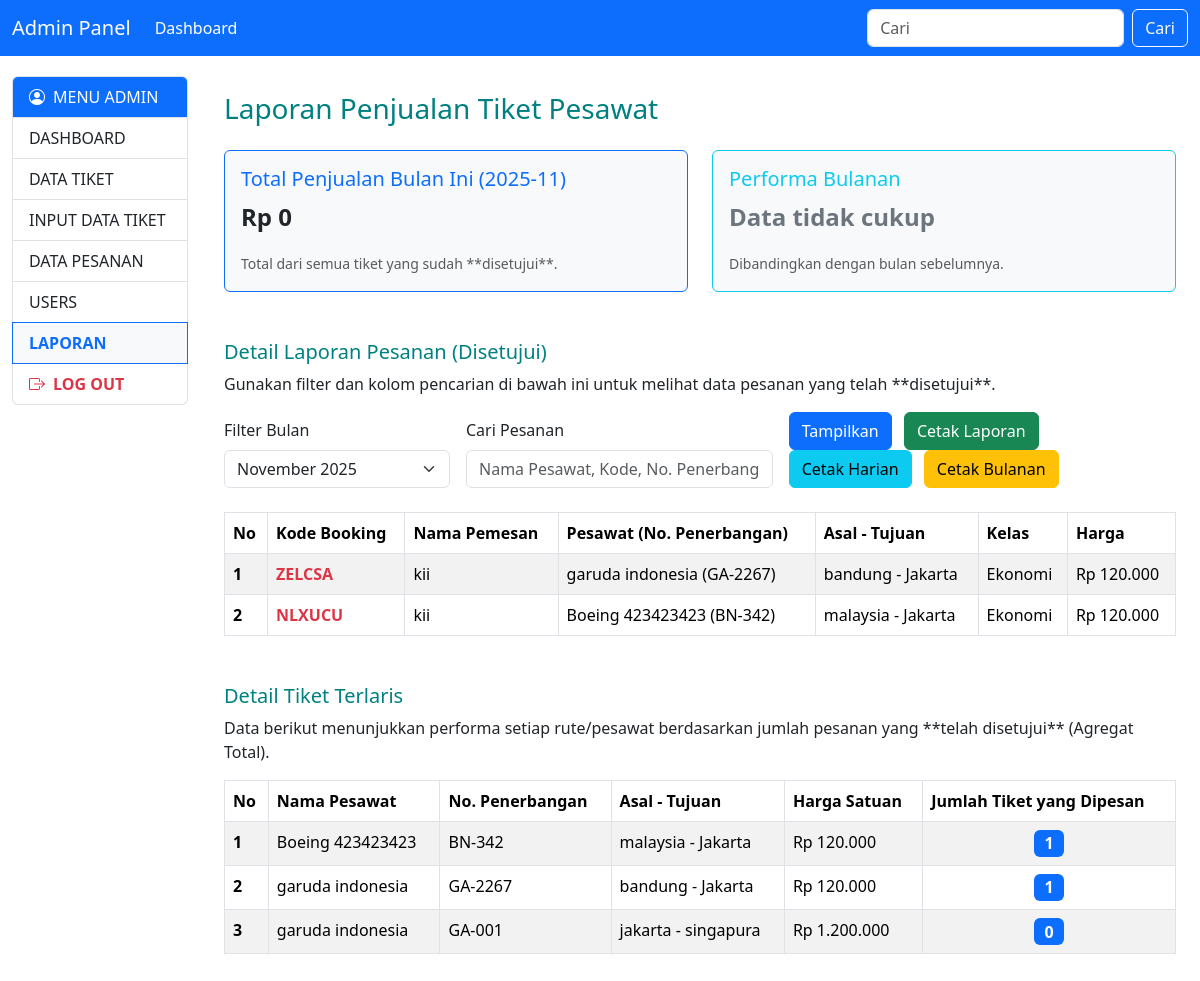
Page /admin?page=laporan (signed in) on the earlier database version.
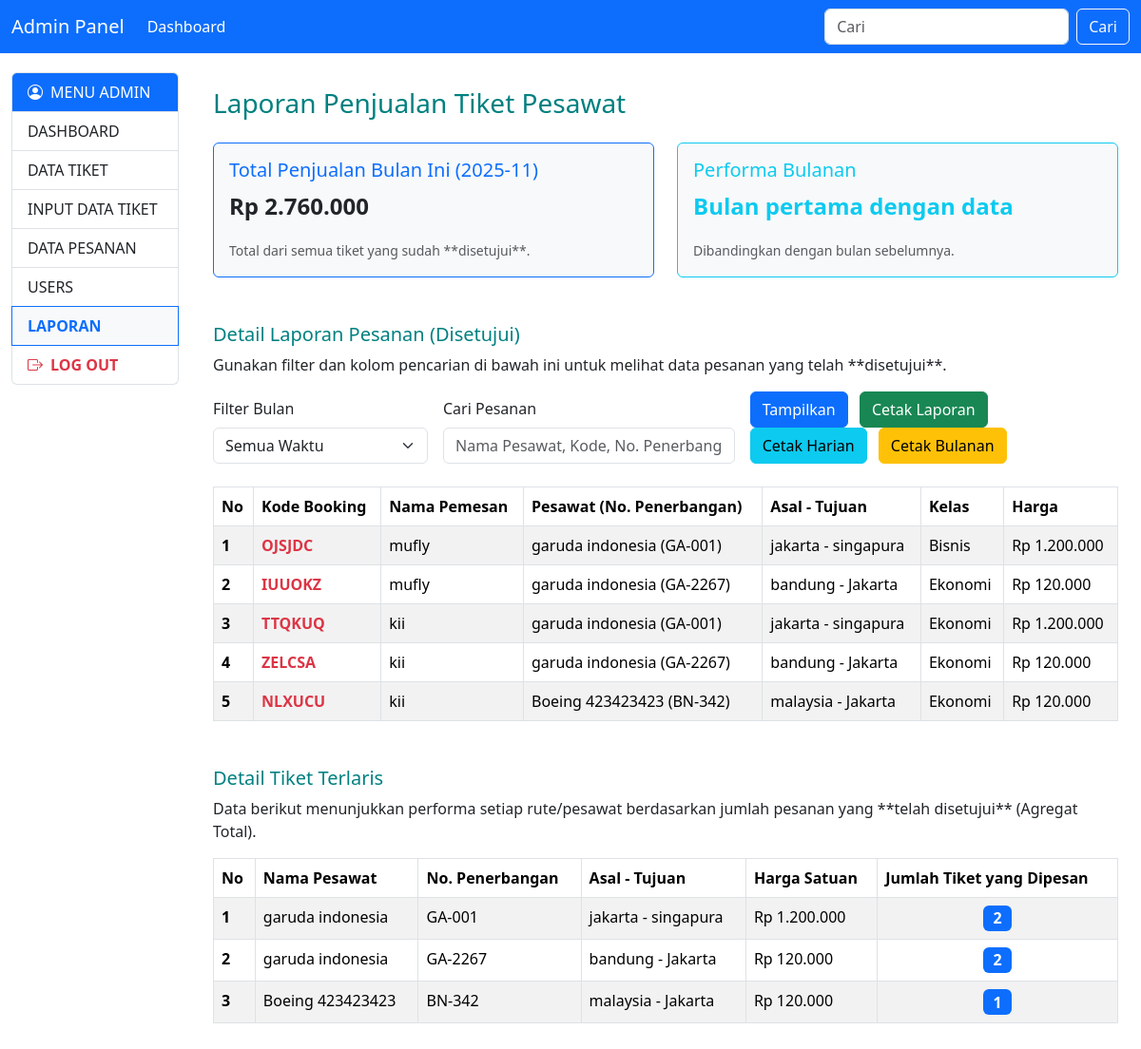
Same page on the later database version.
### tables this page shows
CREATE TABLE `bookings` (
  `id` int NOT NULL,
  `id_pesawat` int NOT NULL,
  `id_user` int NOT NULL,
  `kode` varchar(50) NOT NULL,
  `status` enum('disetujui','menunggu') NOT NULL,
  `kelas` enum('ekonomi','bisnis','first class') NOT NULL,
  `jumlah` int NOT NULL DEFAULT '1',
  `total_harga` int NOT NULL DEFAULT '0',
  `created_at` timestamp NOT NULL DEFAULT CURRENT_TIMESTAMP
);

CREATE TABLE `users` (
  `id` int NOT NULL,
  `nama` varchar(50) NOT NULL,
  `username` varchar(50) NOT NULL,
  `email` varchar(50) NOT NULL,
  `no_hp` varchar(50) NOT NULL,
  `jenis_kelamin` enum('Laki-laki','Perempuan') NOT NULL,
  `tanggal_lahir` date NOT NULL,
  `alamat` text NOT NULL,
  `password` varchar(100) NOT NULL,
  `role` enum('admin','user') NOT NULL DEFAULT 'user',
  `remember_token` varchar(100) DEFAULT NULL
);

CREATE TABLE `pesawat` (
  `id` int NOT NULL,
  `nama` varchar(50) NOT NULL,
  `no_penerbangan` varchar(50) NOT NULL,
  `asal` varchar(50) NOT NULL,
  `tujuan` varchar(50) NOT NULL,
  `waktu_berangkat` time DEFAULT NULL,
  `harga` decimal(12,2) NOT NULL,
  `created_at` timestamp NOT NULL DEFAULT CURRENT_TIMESTAMP,
  `updated_at` timestamp NOT NULL DEFAULT CURRENT_TIMESTAMP,
  `waktu_tiba` time DEFAULT NULL,
  `kursi_tersedia` int NOT NULL
);

### admin/laporan.php (the view, shortened to what this page needs)
<?php
include "../koneksi.php";
include "boot.php";
$search_keyword = $_GET['search'] ?? '';
$filter_month = $_GET['month'] ?? '';
$current_month = date('Y-m');
$where_clauses = ["k.status = 'disetujui'"];
$where_sql = count($where_clauses) > 0 ? "WHERE " . implode(' AND ', $where_clauses) : "";
$current_month_sales = 0;
$previous_month_sales = 0;
$monthly_data = [];
$monthly_report_query = $mysql->query("
    SELECT
        DATE_FORMAT(k.created_at, '%Y-%m') AS bulan_tahun,
        SUM(CASE WHEN k.status = 'disetujui' THEN p.harga ELSE 0 END) AS total_penjualan
    FROM bookings k
    LEFT JOIN pesawat p ON k.id_pesawat = p.id
    WHERE k.created_at IS NOT NULL
    GROUP BY bulan_tahun
    ORDER BY bulan_tahun DESC
");
while ($row = $monthly_report_query->fetch_assoc()) {
    $monthly_data[] = $row;
}
if (count($monthly_data) > 0) {
    $current_month_sales = 0;
    $previous_month_sales = 0;
    foreach ($monthly_data as $data) {
        if ($data['bulan_tahun'] == $current_month) {
            $current_month_sales = $data['total_penjualan'];
            break;
        }
    }
}
$performance_text = "Data tidak cukup";
$performance_class = "text-secondary";
if ($previous_month_sales > 0) {
    $performance = (($current_month_sales - $previous_month_sales) / $previous_month_sales) * 100;
    $performance_text = number_format(abs($performance), 2) . "% ";
    if ($performance > 0) {
        $performance_text .= " (Naik) 📈";
        $performance_class = "text-success";
    } elseif ($performance < 0) {
        $performance_text .= " (Turun) 📉";
        $performance_class = "text-danger";
    } else {
        $performance_text .= " (Stabil) ⏸️";
        $performance_class = "text-secondary";
    }
} elseif ($current_month_sales > 0) {
    $performance_text = "Bulan pertama dengan data";
    $performance_class = "text-info";
}
$detail_report_sql = "
    SELECT
        k.id, k.kode, k.kelas, p.nama AS nama_pesawat, p.no_penerbangan, p.asal, p.tujuan, p.harga, u.nama AS nama_user
    FROM bookings k
    JOIN pesawat p ON k.id_pesawat = p.id
    JOIN users u ON k.id_user = u.id
    $where_sql
    ORDER BY k.id DESC
";
$stmt_detail = $mysql->prepare($detail_report_sql);
$stmt_detail->execute();
$tampil_laporan_pesanan = $stmt_detail->get_result();
$detail_query_sql = "
    SELECT
        p.nama AS nama_pesawat,
        p.no_penerbangan,
        p.asal,
        p.tujuan,
        p.harga,
        COUNT(k.id) AS total_pesanan
    FROM pesawat p
    LEFT JOIN bookings k ON p.id = k.id_pesawat AND k.status = 'disetujui'
    GROUP BY p.id
    ORDER BY total_pesanan DESC, p.nama ASC";
$tampil_terlaris = $mysql->query($detail_query_sql);
?>
<!DOCTYPE html>
<html lang="id">
<head>
</head>
<body>
    <div class="container-fluid mt-3">
        <h3 class="mb-4 header-color">Laporan Penjualan Tiket Pesawat</h3>
        <div class="row mb-4">
            <div class="col-md-6">
                <div class="card bg-light border-primary">
                    <div class="card-body">
                        <h5 class="card-title text-primary">Total Penjualan Bulan Ini (<?= $current_month ?>)</h5>
                        <p class="card-text fs-4 fw-bold">Rp <?= number_format($current_month_sales, 0, ',', '.') ?></p>
                        <small class="text-muted">Total dari semua tiket yang sudah **disetujui**.</small>
                    </div>
                </div>
            </div>
            <div class="col-md-6">
                <div class="card bg-light border-info">
                    <div class="card-body">
                        <h5 class="card-title text-info">Performa Bulanan</h5>
                        <p class="card-text fs-4 fw-bold <?= $performance_class ?>">
                            <?= $performance_text ?>
                        </p>
                        <small class="text-muted">Dibandingkan dengan bulan sebelumnya.</small>
                    </div>
                </div>
            </div>
        </div>
        <h5 class="mt-5 header-color">Detail Laporan Pesanan (Disetujui)</h5>
        <p>Gunakan filter dan kolom pencarian di bawah ini untuk melihat data pesanan yang telah **disetujui**.</p>
        <form class="row g-3 mb-4 align-items-end" method="GET" action="index.php">
            <div class="col-md-3">
                <label for="monthFilter" class="form-label">Filter Bulan</label>
                <select class="form-select" id="monthFilter" name="month">
                    <option value="">Semua Waktu</option>
                    <?php
                    $available_months_query = $mysql->query("SELECT DISTINCT DATE_FORMAT(k.created_at, '%Y-%m') AS available_month FROM bookings k ORDER BY available_month DESC");
                    while($m = $available_months_query->fetch_assoc()):
                        $selected = ($filter_month == $m['available_month']) ? 'selected' : '';
                        $display_month = date('F Y', strtotime($m['available_month'] . '-01'));
                    ?>
                        <option value="<?= $m['available_month'] ?>" <?= $selected ?>><?= $display_month ?></option>
                    <?php endwhile; ?>
                </select>
            </div>
            <div class="col-md-4">
                <label for="searchKeyword" class="form-label">Cari Pesanan</label>
                <input type="text" class="form-control" id="searchKeyword" name="search" placeholder="Nama Pesawat, Kode, No. Penerbangan, Asal/Tujuan..." value="<?= htmlspecialchars($search_keyword) ?>">
            </div>
            <div class="col-md-5">
                <button type="submit" class="btn btn-primary me-2">Tampilkan</button>
                <a href="print_laporan.php?print=true&<?= http_build_query(['search' => $search_keyword, 'month' => $filter_month]) ?>" class="btn btn-success me-2" target="_blank">Cetak Laporan</a>
                <a href="print_laporan.php?print=harian" class="btn btn-info me-2" target="_blank">Cetak Harian</a>
                <a href="print_laporan.php?print=bulanan&month=<?= empty($filter_month) ? $current_month : $filter_month ?>" class="btn btn-warning" target="_blank">Cetak Bulanan</a>
            </div>
        </form>
        <table class="table table-striped table-bordered">
            <thead class="table-custom-header">
                <tr>
                    <th scope="col">No</th>
                    <th scope="col">Kode Booking</th>
                    <th scope="col">Nama Pemesan</th>
                    <th scope="col">Pesawat (No. Penerbangan)</th>
                    <th scope="col">Asal - Tujuan</th>
                    <th scope="col">Kelas</th>
                    <th scope="col">Harga</th>
                </tr>
            </thead>
            <tbody>
                <?php
                $no = 0;
                if ($tampil_laporan_pesanan->num_rows > 0) {
                    while ($data = $tampil_laporan_pesanan->fetch_assoc()) {
                        $no++;
                ?>
                        <tr>
                            <th scope="row"><?= $no; ?></th>
                            <td class="fw-bold text-danger"><?= htmlspecialchars($data['kode']) ?></td>
                            <td><?= htmlspecialchars($data['nama_user']) ?></td>
                            <td><?= htmlspecialchars($data['nama_pesawat']) ?> (<?= htmlspecialchars($data['no_penerbangan']) ?>)</td>
                            <td><?= htmlspecialchars($data['asal']) ?> - <?= htmlspecialchars($data['tujuan']) ?></td>
                            <td><?= ucfirst(htmlspecialchars($data['kelas'])) ?></td>
                            <td>Rp <?= number_format($data['harga'], 0, ',', '.') ?></td>
                        </tr>
                    <?php }
                } else { ?>
                    <tr>
                        <td colspan="7" class="text-center text-muted">Tidak ada data pesanan yang disetujui untuk kriteria ini.</td>
                    </tr>
                <?php } ?>
            </tbody>
        </table>
        <h5 class="mt-5 header-color">Detail Tiket Terlaris</h5>
        <p>Data berikut menunjukkan performa setiap rute/pesawat berdasarkan jumlah pesanan yang **telah disetujui** (Agregat Total).</p>
        <table class="table table-striped table-bordered">
            <thead class="table-custom-header">
                <tr>
                    <th scope="col">No</th>
                    <th scope="col">Nama Pesawat</th>
                    <th scope="col">No. Penerbangan</th>
                    <th scope="col">Asal - Tujuan</th>
                    <th scope="col">Harga Satuan</th>
                    <th scope="col">Jumlah Tiket yang Dipesan</th>
                </tr>
            </thead>
            <tbody>
                <?php
                $no = 0;
                while ($data = $tampil_terlaris->fetch_assoc()) {
                    $no++;
                ?>
                        <tr>
                            <th scope="row"><?= $no; ?></th>
                            <td><?= htmlspecialchars($data['nama_pesawat']) ?></td>
                            <td><?= htmlspecialchars($data['no_penerbangan']) ?></td>
                            <td><?= htmlspecialchars($data['asal']) ?> - <?= htmlspecialchars($data['tujuan']) ?></td>
                            <td>Rp <?= number_format($data['harga'], 0, ',', '.') ?></td>
                            <td class="fw-bold text-center">
                                <span class="badge bg-primary fs-6"><?= number_format($data['total_pesanan'], 0, ',', '.') ?></span>
                            </td>
                        </tr>
                <?php } ?>
            </tbody>
        </table>
    </div>
</body>
</html>

### admin/index.php (shortened to what this page needs)
<?php
$page = isset($_GET['page']) ? $_GET['page'] : 'dashboard';
function get_include_file($page)
{
  switch ($page) {
    case 'laporan':
      return 'laporan.php';
  }
}
$include_file = get_include_file($page);
function is_active($currentPage, $targetPage)
{
  return $currentPage === $targetPage ? 'active bg-light' : '';
}
?>
<!doctype html>
<html lang="en">
<head>
  <link href="https://cdn.jsdelivr.net/npm/bootstrap@5.3.7/dist/css/bootstrap.min.css" rel="stylesheet">
  <link rel="stylesheet" href="https://cdn.jsdelivr.net/npm/bootstrap-icons@1.13.1/font/bootstrap-icons.min.css">
</head>
<body>
  <nav class="navbar navbar-expand-lg navbar-dark bg-primary">
    <div class="container-fluid">
      <a class="navbar-brand text-white" href="?page=dashboard">Admin Panel</a>
      <div class="collapse navbar-collapse" id="navbarSupportedContent">
        <ul class="navbar-nav me-auto mb-2 mb-lg-0">
          <li class="nav-item">
            <a class="nav-link text-white" aria-current="page" href="?page=dashboard">Dashboard</a>
          </li>
        </ul>
        <form class="d-flex" role="search" action="index.php" method="GET">
          <input class="form-control me-2" type="search" placeholder="Cari" aria-label="Search" name="cari" required />
          <button class="btn btn-outline-light" type="submit">Cari</button>
        </form>
      </div>
    </div>
  </nav>
  <div class="container-fluid">
    <div class="row">
      <div class="col-md-3 col-lg-2 sidebar">
        <ul class="list-group">
          <li class="list-group-item bg-primary text-white"><i class="bi bi-person-circle me-2"></i>MENU ADMIN</li>
          <a href="?page=dashboard" class="list-group-item list-group-item-action <?php echo is_active($page, 'dashboard'); ?>">DASHBOARD</a>
          <a href="?page=data" class="list-group-item list-group-item-action <?php echo is_active($page, 'data'); ?>">DATA TIKET</a>
          <a href="?page=input" class="list-group-item list-group-item-action <?php echo is_active($page, 'input'); ?>">INPUT DATA TIKET</a>
          <a href="?page=pesanan" class="list-group-item list-group-item-action <?php echo is_active($page, 'pesanan'); ?>">DATA PESANAN</a>
          <a href="?page=users" class="list-group-item list-group-item-action <?php echo is_active($page, 'users'); ?>">USERS</a>
          <a href="?page=laporan" class="list-group-item list-group-item-action <?php echo is_active($page, 'laporan'); ?>">LAPORAN</a>
          <a href="../login.php?logout=1" class="list-group-item list-group-item-action text-danger fw-bold">
            <i class="bi bi-box-arrow-right me-2"></i>LOG OUT
          </a>
        </ul>
      </div>
      <div class="col-md-9 col-lg-10 content-area">
        <?php
        if (file_exists($include_file)) {
          include $include_file;
        } else {
          include "dashboard.php";
        }
        ?>
      </div>
    </div>
  </div>
</body>
</html>

### admin/boot.php (shortened to what this page needs)
<!doctype html>
<html lang="en">
  <head>
    <link href="https://cdn.jsdelivr.net/npm/bootstrap@5.3.7/dist/css/bootstrap.min.css" rel="stylesheet">
  </head>
  <body>
    <link rel="stylesheet" href="https://cdn.jsdelivr.net/npm/bootstrap-icons@1.13.1/font/bootstrap-icons.min.css">
    <link rel="stylesheet" href="https://cdn.jsdelivr.net/npm/bootstrap-icons@1.13.1/font/bootstrap-icons.min.css">
    <link rel="stylesheet" href="https://cdn.jsdelivr.net/npm/bootstrap-icons@1.13.1/font/bootstrap-icons.min.css">
    <link rel="stylesheet" href="https://cdn.jsdelivr.net/npm/bootstrap-icons@1.13.1/font/bootstrap-icons.min.css">
    <link rel="stylesheet" href="https://cdn.jsdelivr.net/npm/bootstrap-icons@1.13.1/font/bootstrap-icons.min.css">
  </body>
</html>

### admin/index.php (style rules this page uses)
body { background-color: #f8f9fa; }
.sidebar { min-height: 100vh; background-color: #fff; padding-top: 20px; }
.list-group-item.active { color: #0d6efd !important; font-weight: bold; }
.content-area { padding: 20px; }

### admin/laporan.php (style rules this page uses)
.header-color { color: #008080 !important; }
.table-custom-header { background-color: #581845 !important; color: white; }

Differences in the rows shown:
added bookings: kode "OJSJDC", id_user.nama "mufly", id_pesawat.nama "garuda indonesia", id_pesawat.no_penerbangan "GA-001", id_pesawat.asal "jakarta", id_pesawat.tujuan "singapura", kelas "Bisnis", id_pesawat.harga "1.200.000"
added bookings: kode "IUUOKZ", id_user.nama "mufly", id_pesawat.nama "garuda indonesia", id_pesawat.no_penerbangan "GA-2267", id_pesawat.asal "bandung", id_pesawat.tujuan "Jakarta", kelas "Ekonomi", id_pesawat.harga "120.000"
added bookings: kode "TTQKUQ", id_user.nama "kii", id_pesawat.nama "garuda indonesia", id_pesawat.no_penerbangan "GA-001", id_pesawat.asal "jakarta", id_pesawat.tujuan "singapura", kelas "Ekonomi", id_pesawat.harga "1.200.000"
Other differences:
$current_month_sales: "0" → "2.760.000"
$performance_text: "Data tidak cukup" → "Bulan pertama dengan data"
form field month: "November 2025" → "Semua Waktu"
new list line: "1 garuda indonesia GA-001 jakarta - singapura Rp 1.200.000 2"
new list line: "2 garuda indonesia GA-2267 bandung - Jakarta Rp 120.000 2"
list line gone: "2 garuda indonesia GA-2267 bandung - Jakarta Rp 120.000 1"
list line gone: "3 garuda indonesia GA-001 jakarta - singapura Rp 1.200.000 0"
